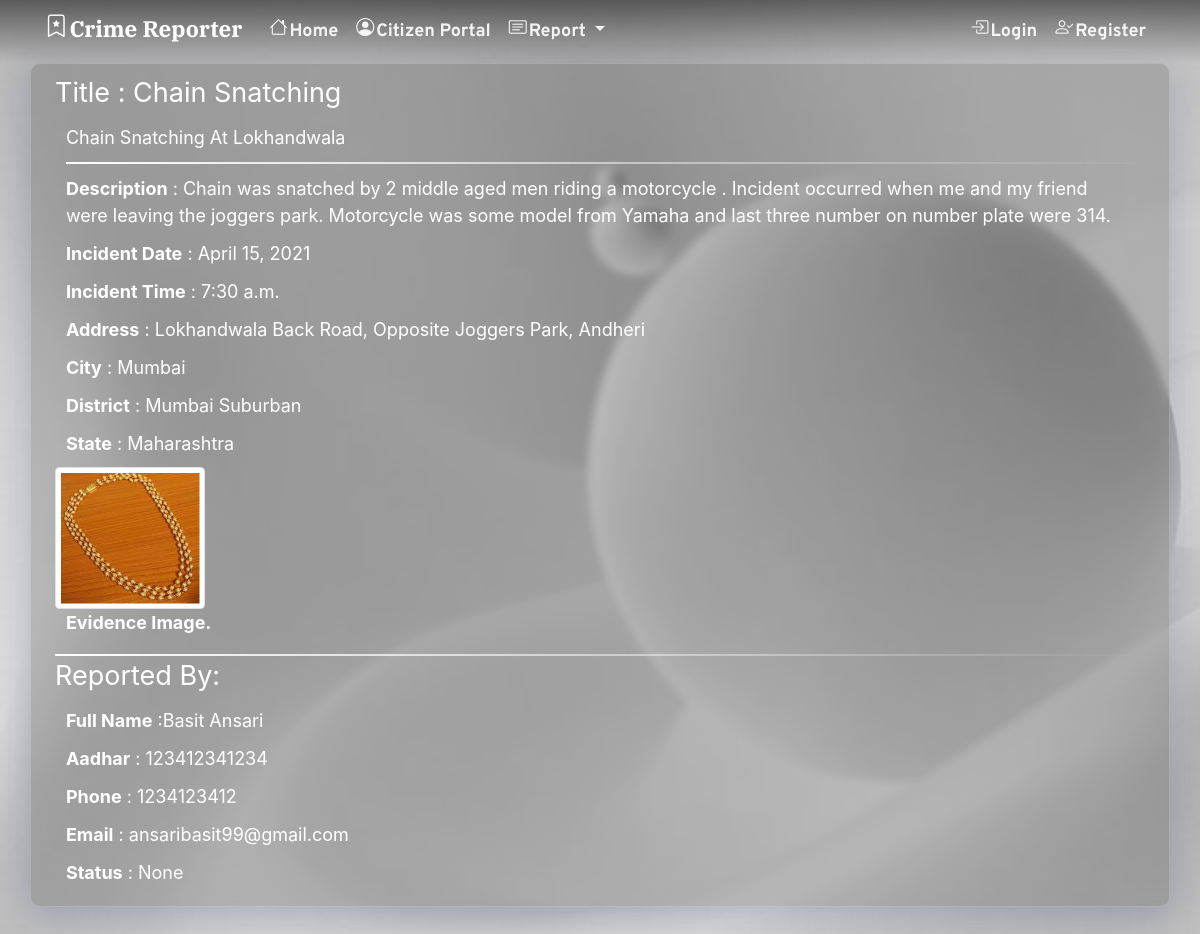
The app's page /crime_detail/5/ with its own data.
### crime_report/models.py (models this page shows, shortened)
class Crime_report(models.Model) :
    title = models.CharField(max_length=80, blank=False, unique=True)
    one_line_desc = models.TextField(max_length=100,blank=False)
    description = models.TextField(max_length=500)
    timestamp = models.DateTimeField(auto_now_add=True, editable=False)
    incident_date = models.DateField(blank=False)
    incident_time = models.TimeField(blank=False)
    evidence_img = models.ImageField( blank=True, null=True ,upload_to='images')
    evidence_vid = models.FileField(blank=True, null=True,validators=[file_size])
    address_line = models.TextField(max_length=255,blank=False)
    address_city = models.TextField(max_length=100,blank=False)
    address_district = models.TextField(max_length=100,blank=False)
    address_state = models.TextField(max_length=100,blank=False)
    status = models.CharField(max_length=21,default="Waiting",null=True, blank=True)
    user = models.ForeignKey(User,null=True,blank=True, on_delete=models.CASCADE)

### users/models.py (models this page shows)
class Profile(models.Model):
    user = models.OneToOneField(User, primary_key=True, on_delete=models.CASCADE)
    aadhar = models.CharField(max_length=12, blank=False,null=True)
    phone = models.CharField(max_length=10, blank=False,null=True)

### crime_report/views.py (the view)
# urls.py: path('crime_detail/<int:my_id>/', crime_report_detail, name='crime_detail'),
def crime_report_detail(request, my_id):
    obj = Crime_report.objects.get(id=my_id)
    my_form = CrimeForm(request.POST, request.FILES)
    my_status = request.POST.get("status")
    Crime_report.objects.filter(id=my_id).update(status=my_status)
    context = {
        'object': obj
    }
    return render(request,"crime_detail.html", context)

### crime/templates/crime_detail.html (shortened to what this page needs)
{% extends 'base.html' %}
    {% block content %}
        {% include 'navbar.html' %}
        <div class="container">
            <div class="row report_items p-2">
                <div class="col-12">
                    <legend>Title : {{object.title}}</legend>
                    <p class="one_line">{{object.one_line_desc}}</p>
                    <p class="desc"> <b>Description</b> : {{object.description}}</p>
                    <p class="date"><b>Incident Date</b> : {{object.incident_date}}</p>
                    <p class="time"><b>Incident Time</b> : {{object.incident_time}}</p>
                    <p class="line"><b>Address</b> : {{object.address_line}}</p>
                    <p class="city"><b>City</b> : {{object.address_city}}</p>
                    <p class="district"><b>District</b> : {{object.address_district}}</p>
                    <p class="state"><b>State</b> : {{object.address_state}}</p>
                    {% if object.evidence_img %}
                        <figure>
                            <a href="{{ object.evidence_img.url }}"><img class="img img-thumbnail" src="{{ object.evidence_img.url }}" alt=""></a>
                            <figcaption><p class="d-inline"><b>Evidence Image.</b></p></figcaption>
                          </figure>
                    {% else%}
                        <p><b>Evidence Image</b> : No evidence provided.</p>
                    {% endif %}
                    <span class="d-block bord"></span>
                    <Legend>Reported By:</Legend>
                    <p class="line"><b>Full Name</b> :{{object.user.get_full_name}} </p>
                    <p class="city"><b>Aadhar</b> : {{object.user.profile.aadhar}}</p>
                    <p class="district"><b>Phone</b> : {{object.user.profile.phone}}</p>
                    <p class="state"><b>Email</b> : {{object.user.email}}</p>
                    {% if request.user.is_staff %}
                    <form action="." method="POST">{% csrf_token %}
                        <p class="state"><b>Current Status</b> : {{object.status}}</p>
                        <p class="d-inline"><b>Update Status:</b></p>
                        <input type="text" name="status">
                        <input class="btn btn-info" type="submit" value="Save">
                    </form>
                    {% else %}
                    <p class="state"><b>Status</b> : {{object.status}}</p>
                    {% endif %}
                </div>
            </div>
        </div>
    {% endblock content %}

### crime/templates/base.html (shortened to what this page needs)
{% load static %}
<!DOCTYPE html>
<html lang="en">
<head>
    <link rel="stylesheet" href="https://stackpath.bootstrapcdn.com/bootstrap/4.3.1/css/bootstrap.min.css">
    <link rel="stylesheet" href="https://cdn.jsdelivr.net/npm/bootstrap-icons@1.3.0/font/bootstrap-icons.css">
    <link rel="stylesheet" href="https://cdnjs.cloudflare.com/ajax/libs/font-awesome/5.15.3/css/all.min.css" />
  </head>
    <body>
        {% block content %}
        {% endblock content %}
    </body>
</html>

### crime/templates/navbar.html (shortened to what this page needs)
  <nav class="navbar navbar-expand-lg navbar-dark">
    <div class="container">
    <a class="navbar-brand" href="{% url 'home' %}"><i class="bi bi-bookmark-star"></i>Crime Reporter</a>
    <div class="collapse navbar-collapse" id="navbarSupportedContent">
      <ul class="navbar-nav mr-auto">
        <li class="nav-item">
          <a class="nav-link" href="{% url 'home' %}"><i class="bi bi-house"></i>Home</a>
        </li>
        <li class="nav-item">
          <a class="nav-link" href="{% url 'user_view' %}"><i class="bi bi-person-circle"></i>Citizen Portal</a>
        </li>
        <li class="nav-item dropdown">
          <a class="nav-link dropdown-toggle" href="#" id="navbarDropdown" role="button" data-toggle="dropdown" aria-haspopup="true" aria-expanded="false">
            <i class="bi bi-card-text"></i>Report
          </a>
        </li>
        </ul>
        <ul class="nav navbar-nav ml-auto">
        {% if user.is_authenticated %}
        <li class="nav-item ">
          <a class="nav-link " href="{% url 'logout' %}"><i class="bi bi-box-arrow-left"></i>Logout</a>
        </li>
        {% else %}
          <li class="nav-item float-right">
            <a class="nav-link" href="{% url 'login' %}"><i class="bi bi-box-arrow-in-right"></i>Login</a>
          </li>
          <li class="nav-item float-right">
            <a class="nav-link" href="{% url 'register' %}"><i class="bi bi-person-check"></i>Register</a>
          </li>
         {% endif %}
         </ul>
    </div>
  </div>
  </nav>

### crime/templates/base.html (style rules this page uses)
body { background-image:url('/static/image/background10.jpg'); background-repeat: no-repeat; background-size: auto; background-attachment: fixed; background-size: cover; }
.report_items { background: rgba( 0, 0, 0, 0.15 ); box-shadow: 0 8px 32px 0 rgba( 31, 38, 135, 0.20 ); backdrop-filter: blur( 4px ); -webkit-backdrop-filter: blur( 4px ); border-radius: 10px; border: 1px solid rgba( 255, 255, 255, 0.18 ); }
nav { background-image: linear-gradient(rgba(0,0,0,0.5),rgba(255,0,0,0) ); }
li a { color: white; }
.nav-link { color: rgba(255, 255, 255, 0.9) !important; font-weight: 700; font-family: 'Overpass', sans-serif; }
.navbar-brand { font-weight: 700; color: white; font-family: 'IBM Plex Serif', serif; position: relative; top: -3px; }
html { font-size: 16px; }
legend { color: white!important; }
@media screen and (min-width: 320px) { html { font-size: calc(16px + 6 * ((100vw - 320px) / 680)); } }
@media screen and (min-width: 1000px) { html { font-size: 18px; } }
i { position: relative; top: -2px; margin-right: 2px; }

### crime/templates/crime_detail.html (style rules this page uses)
.report_items { background: rgba( 0, 0, 0, 0.15 ); box-shadow: 0 8px 32px 0 rgba( 31, 38, 135, 0.20 ); backdrop-filter: blur( 4px ); -webkit-backdrop-filter: blur( 4px ); border-radius: 10px; border: 1px solid rgba( 255, 255, 255, 0.18 ); margin-bottom: 10%; }
legend { color: white; }
p { color: white; margin: 1% ; }
.one_line { color: white; border-bottom: 2px solid; border-image: linear-gradient(45deg, rgb(255,255,255), rgba(0,0,0,0)) 1 ; padding-bottom: 1%; }
img { width: 150px; height: 150px; }
.bord { border-bottom: 2px solid; border-image: linear-gradient(45deg, rgb(255,255,255), rgba(0,0,0,0)) 1 ; }

### records on screen
Crime_report: title "Chain Snatching", one_line_desc "Chain Snatching At Lokhandwala", description "Chain was snatched by 2 middle aged men riding a motorcycle . Incident occurred when me and my friend were leaving the joggers park. Motorcycle was some model from Yamaha and last three number on number plate were 314.", incident_date "April 15, 2021", incident_time "7:30 a.m.", address_line "Lokhandwala Back Road, Opposite Joggers Park, Andheri", address_city "Mumbai", address_district "Mumbai Suburban", address_state "Maharashtra", evidence_img (picture), user.get_full_name "Basit Ansari", user.profile.aadhar "123412341234", user.profile.phone "1234123412", user.email "ansaribasit99@gmail.com", status "None"
